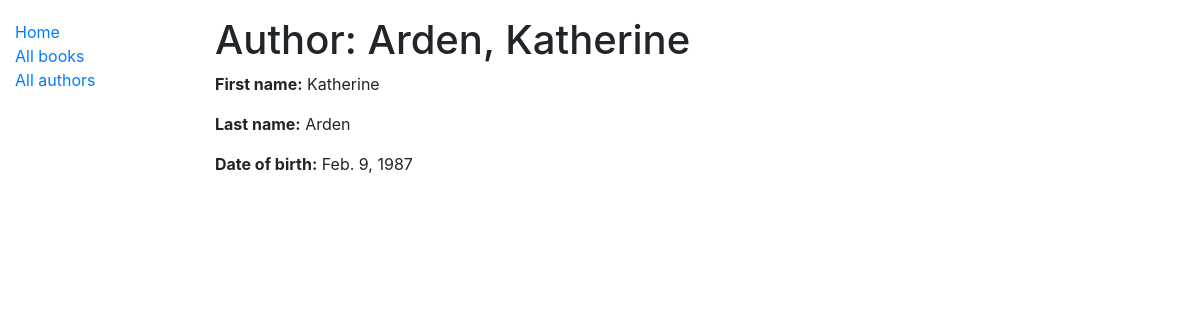
The page /catalog/author/9 on the database its author committed.
### catalog/models.py (models this page shows, shortened)
class Author(models.Model):
    first_name = models.CharField(max_length=100)
    last_name = models.CharField(max_length=100)
    date_of_birth = models.DateField(null=True, blank=True)
    date_of_death = models.DateField('Died', null=True, blank=True)
    class Meta:
        ordering = ['last_name', 'first_name']
    def __str__(self):
        return f'{self.last_name}, {self.first_name}'

### catalog/views.py (the view)
# urls.py: path('author/<int:pk>', views.AuthorDetailView.as_view(), name='author-detail'),
class AuthorDetailView(generic.DetailView):
    model = Author

### catalog/templates/catalog/author_detail.html (shortened to what this page needs)
{% extends "base_generic.html" %}
{% block content %}
  <h1>Author: {{ author }}</h1>
  <p><strong>First name:</strong> {{ author.first_name }}</p>
  <p><strong>Last name:</strong> {{ author.last_name }}</p>
  <p><strong>Date of birth:</strong> {{ author.date_of_birth }}</p>
{% endblock %}

### rows shown on the page
Author: last_name+first_name "Arden, Katherine", first_name "Katherine", last_name "Arden", date_of_birth "Feb. 9, 1987"
